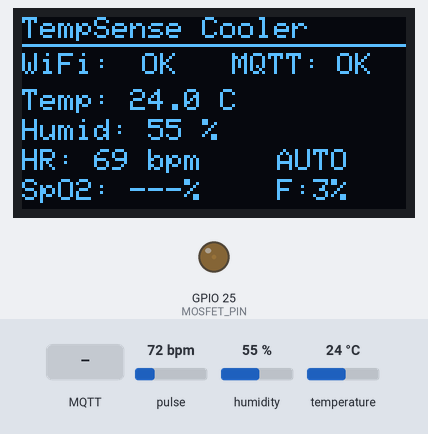
The sketch below on a simulated ESP32. Parts: 128×64 one-colour display, output pins drawn as LEDs (lit = HIGH). Inputs (shaded band) come from the test bench; at power-on: pulse 72 bpm, humidity 55 %, temperature 24 °C. WiFi joins after 1.5 s; servers stay silent unless stated; random numbers use the default seed unless the sketch sets one; no MQTT or app messages arrive unless stated; what the sketch prints to the serial monitor is not drawn.

Above: at 11.55 s.
11.6 s: MQTT message "90" arrives on the first subscribed topic
At 14.3 s:
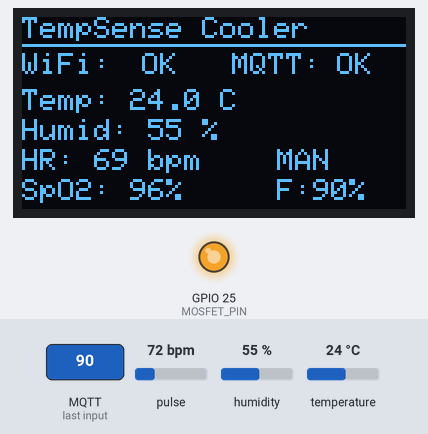
14.6 s: MQTT message "AUTO" arrives on the first subscribed topic
At 14.95 s:
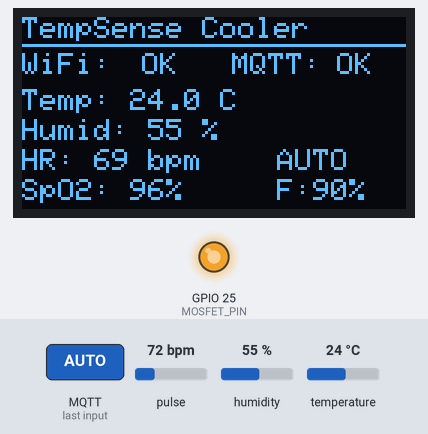
16.6 s: MQTT message "MANUAL" arrives on the first subscribed topic
At 17.5 s:
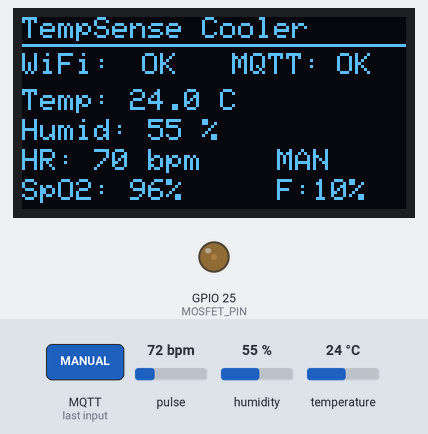
20.3 s: pulse set to 42 bpm
At 22.5 s:
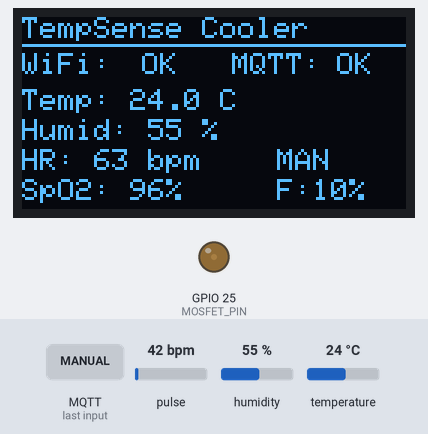
24.3 s: humidity set to 22 %
At 26.8 s:
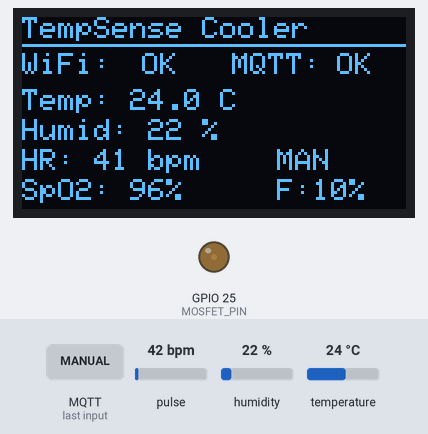
27.1 s: MQTT message "0" arrives on the first subscribed topic
At 28.0 s:
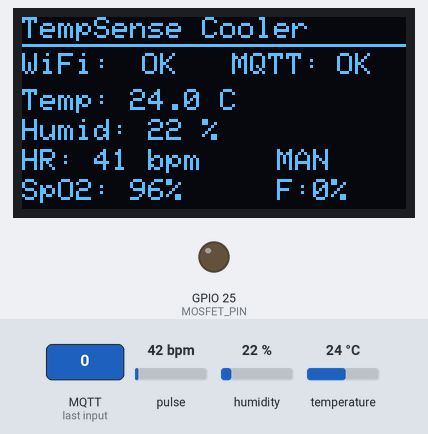
Timing chart, 0 to 29.8 s (numbered marks = the images above; inputs shaded):
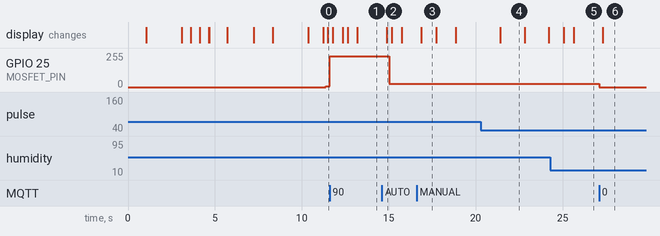

The sketch:

TempSense.ino
```cpp
// ====================
// INCLUDES & DEFINES
// ====================
#include <Arduino.h>
#include <WiFi.h>
#include <PubSubClient.h>
#include "DHT.h"
#include <MAX30105.h>
#include <heartRate.h>
#include <Adafruit_SSD1306.h>
#include <Wire.h>
#include "NeckCoolerML.h"

// WiFi & MQTT Credentials
#define WIFI_SSID "MT20_MIFI_GEN-66"
#define WIFI_PASSWORD "9g8P604?"
#define MQTT_HOST "broker.hivemq.com"
#define MQTT_PORT 1883

// Pin Definitions
#define DHTPIN 4
#define MOSFET_PIN 25
#define I2C_SDA 21
#define I2C_SCL 22

// Sensor & Display Objects
#define DHTTYPE DHT22
DHT dht(DHTPIN, DHTTYPE);
MAX30105 particleSensor;
Adafruit_SSD1306 display(128, 64, &Wire, -1);

// MQTT Client
WiFiClient espClient;
PubSubClient mqttClient(espClient);

// MQTT Topics
const char* TOPIC_TEMP = "neckcooler/sensors/temperature";
const char* TOPIC_HUMID = "neckcooler/sensors/humidity";
const char* TOPIC_HEARTRATE = "neckcooler/sensors/heartrate";
const char* TOPIC_SPO2 = "neckcooler/sensors/spo2";
const char* TOPIC_FAN_SPEED = "neckcooler/sensors/fan_speed";
const char* TOPIC_CONTROL = "neckcooler/control/fan_speed";
const char* TOPIC_ML_STATUS = "neckcooler/ml/status";

// TinyML Model
TinyML::NeckCoolerML mlModel;

// Global Variables
float temperature = 0.0;
float humidity = 0.0;
int heartRate = 0;
int spo2 = 0;
int fanSpeed = 0;
bool autoMode = true;
unsigned long lastSensorUpdate = 0;
const long sensorInterval = 500;  // OPTIMIZED: Reduced to 500ms for faster sensor updates
unsigned long lastDisplayUpdate = 0;
const long displayInterval = 250;  // OPTIMIZED: Update display every 250ms
bool max30102Connected = false;

// Heart rate detection
const byte RATE_SIZE = 4;
byte rates[RATE_SIZE];
byte rateSpot = 0;
long lastBeat = 0;
float beatsPerMinute = 0;
int beatAvg = 0;

// Fast sampling for heart rate
unsigned long lastHeartRateSample = 0;
const long heartRateSampleInterval = 20;

// SpO2 calculation variables
#define SPO2_BUFFER_SIZE 50
uint32_t irBuffer[SPO2_BUFFER_SIZE];
uint32_t redBuffer[SPO2_BUFFER_SIZE];
int bufferIndex = 0;
bool bufferFilled = false;
unsigned long lastSpO2Calc = 0;

// Buffer for MQTT messages
char msgBuffer[50];

// OPTIMIZED: Fan control immediate response
int targetFanSpeed = 0;
unsigned long lastFanUpdate = 0;
const long fanUpdateInterval = 50;  // Update fan every 50ms for smooth transitions

// TempSense Logo (32x32 bitmap)
const unsigned char tempSenseLogo [] PROGMEM = {
  0x00, 0x00, 0x00, 0x00, 0x00, 0x7f, 0xfe, 0x00, 0x01, 0xff, 0xff, 0x80, 0x03, 0xe0, 0x07, 0xc0,
  0x07, 0x80, 0x01, 0xe0, 0x0f, 0x00, 0x00, 0xf0, 0x0e, 0x07, 0xe0, 0x70, 0x1c, 0x0f, 0xf0, 0x38,
  0x1c, 0x1c, 0x38, 0x38, 0x38, 0x18, 0x1c, 0x1c, 0x38, 0x18, 0x1c, 0x1c, 0x38, 0x18, 0x1c, 0x1c,
  0x38, 0x1c, 0x38, 0x1c, 0x38, 0x1c, 0x38, 0x1c, 0x38, 0x1c, 0x38, 0x1c, 0x38, 0x1c, 0x38, 0x1c,
  0x1c, 0x0e, 0x70, 0x38, 0x1c, 0x0f, 0xe0, 0x38, 0x0e, 0x07, 0xc0, 0x70, 0x0f, 0x00, 0x00, 0xf0,
  0x07, 0x80, 0x01, 0xe0, 0x03, 0xe0, 0x07, 0xc0, 0x01, 0xff, 0xff, 0x80, 0x00, 0x7f, 0xfe, 0x00,
  0x00, 0x00, 0x00, 0x00
};

// ====================
// DISPLAY LOGO
// ====================
void showLogo() {
  display.clearDisplay();
  int logoX = (128 - 32) / 2;
  int logoY = 8;
  display.drawBitmap(logoX, logoY, tempSenseLogo, 32, 32, SSD1306_WHITE);
  display.setTextSize(2);
  display.setTextColor(SSD1306_WHITE);
  display.setCursor(10, 45);
  display.println("TempSense");
  display.display();
  delay(2000);

  for (int i = 0; i < 3; i++) {
    display.clearDisplay();
    display.drawBitmap(logoX, logoY, tempSenseLogo, 32, 32, SSD1306_WHITE);
    display.setTextSize(1);
    display.setCursor(30, 50);
    display.print("Loading");
    for (int j = 0; j <= i; j++) {
      display.print(".");
    }
    display.display();
    delay(500);
  }
}

// ====================
// WiFi CONNECTION
// ====================
void connectToWiFi() {
  Serial.print("Connecting to WiFi");
  WiFi.begin(WIFI_SSID, WIFI_PASSWORD);

  display.clearDisplay();
  display.setTextSize(1);
  display.setCursor(0, 0);
  display.println("Connecting WiFi...");
  display.display();

  int attempts = 0;
  while (WiFi.status() != WL_CONNECTED && attempts < 20) {
    delay(500);
    Serial.print(".");
    attempts++;
  }

  if (WiFi.status() == WL_CONNECTED) {
    Serial.println("\nWiFi connected!");
    Serial.print("IP: ");
    Serial.println(WiFi.localIP());
    display.println("WiFi: Connected");
    display.display();
    delay(1000);
  } else {
    Serial.println("\nWiFi connection failed!");
    display.println("WiFi: Failed");
    display.display();
    delay(1000);
  }
}

// ====================
// MQTT CALLBACK - OPTIMIZED FOR INSTANT RESPONSE
// ====================
void mqttCallback(char* topic, byte* payload, unsigned int length) {
  char message[length + 1];
  for (unsigned int i = 0; i < length; i++) {
    message[i] = (char)payload[i];
  }
  message[length] = '\0';

  Serial.print("MQTT [");
  Serial.print(topic);
  Serial.print("]: ");
  Serial.println(message);

  if (strcmp(topic, TOPIC_CONTROL) == 0) {
    if (strcmp(message, "AUTO") == 0) {
      autoMode = true;
      Serial.println("Switched to AUTO mode");
      // OPTIMIZED: Immediate feedback
      publishFanSpeed();
    } else if (strcmp(message, "MANUAL") == 0) {
      autoMode = false;
      Serial.println("Switched to MANUAL mode");
      // OPTIMIZED: Immediate feedback
      publishFanSpeed();
    } else {
      int newSpeed = atoi(message);
      if (newSpeed >= 0 && newSpeed <= 100) {
        targetFanSpeed = newSpeed;
        fanSpeed = newSpeed;
        autoMode = false;

        // OPTIMIZED: Apply fan speed IMMEDIATELY
        int pwmValue = map(fanSpeed, 0, 100, 0, 255);
        analogWrite(MOSFET_PIN, pwmValue);

        Serial.printf("⚡ INSTANT: Manual speed set to: %d%%\n", fanSpeed);

        // OPTIMIZED: Send immediate confirmation back to app
        publishFanSpeed();
      }
    }
  }
}

// ====================
// MQTT CONNECTION
// ====================
void connectToMqtt() {
  int retries = 0;
  while (!mqttClient.connected() && retries < 3) {
    Serial.print("Connecting to MQTT...");

    String clientId = "NeckCooler-";
    clientId += String(random(0xffff), HEX);

    if (mqttClient.connect(clientId.c_str())) {
      Serial.println("Connected!");
      mqttClient.subscribe(TOPIC_CONTROL);
      mqttClient.publish("neckcooler/status", "connected");
      return;
    } else {
      Serial.print("Failed, rc=");
      Serial.println(mqttClient.state());
      retries++;
      delay(2000);
    }
  }
}

// OPTIMIZED: Separate function for immediate fan speed feedback
void publishFanSpeed() {
  if (mqttClient.connected()) {
    snprintf(msgBuffer, sizeof(msgBuffer), "%d", fanSpeed);
    mqttClient.publish(TOPIC_FAN_SPEED, msgBuffer, false);  // No retain for instant updates
  }
}

// ====================
// PUBLISH SENSOR DATA
// ====================
void publishSensorData() {
  if (!mqttClient.connected()) {
    return;
  }

  snprintf(msgBuffer, sizeof(msgBuffer), "%.1f", temperature);
  mqttClient.publish(TOPIC_TEMP, msgBuffer);

  snprintf(msgBuffer, sizeof(msgBuffer), "%.1f", humidity);
  mqttClient.publish(TOPIC_HUMID, msgBuffer);

  snprintf(msgBuffer, sizeof(msgBuffer), "%d", heartRate);
  mqttClient.publish(TOPIC_HEARTRATE, msgBuffer);

  snprintf(msgBuffer, sizeof(msgBuffer), "%d", spo2);
  mqttClient.publish(TOPIC_SPO2, msgBuffer);

  publishFanSpeed();

  float confidence = max30102Connected ? 0.85 : 0.50;
  snprintf(msgBuffer, sizeof(msgBuffer), "%.2f", confidence);
  mqttClient.publish(TOPIC_ML_STATUS, msgBuffer);
}

// ====================
// SENSOR READING
// ====================
void readDHT22() {
  float t = dht.readTemperature();
  float h = dht.readHumidity();

  if (!isnan(t) && t > -40 && t < 80) {
    temperature = t;
  }
  if (!isnan(h) && h > 0 && h < 100) {
    humidity = h;
  }
}

void calculateSpO2() {
  if (!bufferFilled) return;

  uint32_t irMax = 0, irMin = 0xFFFFFFFF;
  uint32_t redMax = 0, redMin = 0xFFFFFFFF;

  for (int i = 0; i < SPO2_BUFFER_SIZE; i++) {
    if (irBuffer[i] > irMax) irMax = irBuffer[i];
    if (irBuffer[i] < irMin) irMin = irBuffer[i];
    if (redBuffer[i] > redMax) redMax = redBuffer[i];
    if (redBuffer[i] < redMin) redMin = redBuffer[i];
  }

  float irAC = irMax - irMin;
  float irDC = (irMax + irMin) / 2.0;
  float redAC = redMax - redMin;
  float redDC = (redMax + redMin) / 2.0;

  if (irAC < 100 || irDC < 100 || redDC < 100) {
    return;
  }

  float R = (redAC / redDC) / (irAC / irDC);

  if (R >= 0.4 && R <= 2.0) {
    float calculatedSpO2 = 110.0 - 25.0 * R;
    spo2 = constrain((int)calculatedSpO2, 85, 100);
  }
}

void sampleHeartRate() {
  if (!max30102Connected) {
    return;
  }

  long irValue = particleSensor.getIR();
  long redValue = particleSensor.getRed();

  if (irValue < 10000) {
    heartRate = 0;
    beatsPerMinute = 0;
    for (byte x = 0; x < RATE_SIZE; x++) {
      rates[x] = 0;
    }
    rateSpot = 0;
    return;
  }

  irBuffer[bufferIndex] = irValue;
  redBuffer[bufferIndex] = redValue;
  bufferIndex++;

  if (bufferIndex >= SPO2_BUFFER_SIZE) {
    bufferIndex = 0;
    bufferFilled = true;
  }

  if (checkForBeat(irValue) == true) {
    long delta = millis() - lastBeat;
    lastBeat = millis();

    beatsPerMinute = 60.0 / (delta / 1000.0);

    if (beatsPerMinute > 30 && beatsPerMinute < 220) {
      rates[rateSpot++] = (byte)beatsPerMinute;
      rateSpot %= RATE_SIZE;

      int sum = 0;
      int validCount = 0;
      for (byte x = 0; x < RATE_SIZE; x++) {
        if (rates[x] > 0) {
          sum += rates[x];
          validCount++;
        }
      }

      if (validCount > 0) {
        beatAvg = sum / validCount;
        heartRate = beatAvg;
      }
    }
  }
}

void readMAX30102() {
  if (!max30102Connected) {
    heartRate = 0;
    spo2 = 0;
    return;
  }

  long irValue = particleSensor.getIR();

  if (irValue < 10000) {
    return;
  }

  if (bufferFilled && (millis() - lastSpO2Calc > 1000)) {
    calculateSpO2();
    lastSpO2Calc = millis();
  }
}

// ====================
// FAN CONTROL - OPTIMIZED
// ====================
void controlFan() {
  if (autoMode) {
    targetFanSpeed = mlModel.predict(temperature, humidity, heartRate, spo2);
  }

  targetFanSpeed = constrain(targetFanSpeed, 0, 100);
  fanSpeed = targetFanSpeed;

  // OPTIMIZED: Apply PWM immediately
  int pwmValue = map(fanSpeed, 0, 100, 0, 255);
  analogWrite(MOSFET_PIN, pwmValue);
}

// ====================
// OLED DISPLAY - OPTIMIZED
// ====================
void updateDisplay() {
  display.clearDisplay();
  display.setTextSize(1);
  display.setTextColor(SSD1306_WHITE);

  display.setCursor(0, 0);
  display.print("TempSense Cooler");
  display.drawLine(0, 9, 128, 9, SSD1306_WHITE);

  display.setCursor(0, 12);
  display.print("WiFi:");
  display.setCursor(40, 12);
  display.print(WiFi.status() == WL_CONNECTED ? "OK" : "X");

  display.setCursor(70, 12);
  display.print("MQTT:");
  display.setCursor(105, 12);
  display.print(mqttClient.connected() ? "OK" : "X");

  display.setCursor(0, 24);
  display.printf("Temp: %.1f C", temperature);

  display.setCursor(0, 34);
  display.printf("Humid: %.0f %%", humidity);

  display.setCursor(0, 44);
  if (max30102Connected && heartRate > 0) {
    display.printf("HR: %d bpm", heartRate);
  } else {
    display.print("HR: --- bpm");
  }

  display.setCursor(0, 54);
  if (max30102Connected && spo2 > 0) {
    display.printf("SpO2: %d%%  ", spo2);
  } else {
    display.print("SpO2: ---%  ");
  }

  display.setCursor(85, 54);
  display.printf("F:%d%%", fanSpeed);

  display.setCursor(85, 44);
  display.print(autoMode ? "AUTO" : "MAN ");

  display.display();
}

// ====================
// SETUP
// ====================
void setup() {
  Serial.begin(115200);
  delay(1000);

  Serial.println("\n=== TempSense AI Neck Cooler ===");

  Wire.begin(I2C_SDA, I2C_SCL);
  Wire.setClock(400000);
  Serial.println("I2C initialized at 400kHz");

  if (!display.begin(SSD1306_SWITCHCAPVCC, 0x3C)) {
    Serial.println("OLED initialization failed!");
  } else {
    Serial.println("OLED initialized");
    showLogo();
  }

  dht.begin();
  Serial.println("DHT22 initialized");

  display.clearDisplay();
  display.setTextSize(1);
  display.setCursor(0, 0);
  display.println("Initializing...");
  display.display();

  Serial.println("Initializing MAX30102...");
  if (particleSensor.begin(Wire, I2C_SPEED_FAST)) {
    Serial.println("MAX30102 found!");

    byte ledBrightness = 0x7F;
    byte sampleAverage = 2;
    byte ledMode = 2;
    byte sampleRate = 200;
    int pulseWidth = 411;
    int adcRange = 16384;

    particleSensor.setup(ledBrightness, sampleAverage, ledMode, sampleRate, pulseWidth, adcRange);
    particleSensor.setPulseAmplitudeRed(0x0A);
    particleSensor.setPulseAmplitudeIR(0x7F);
    particleSensor.setPulseAmplitudeGreen(0);

    max30102Connected = true;
    Serial.println("✓ MAX30102 configured");

    display.println("MAX30102: OK");
    display.display();
  } else {
    Serial.println("MAX30102 not found!");
    max30102Connected = false;
    display.println("MAX30102: FAILED");
    display.display();
  }

  delay(1000);

  pinMode(MOSFET_PIN, OUTPUT);
  analogWrite(MOSFET_PIN, 0);
  Serial.println("Fan controller initialized");

  connectToWiFi();

  // OPTIMIZED: Configure MQTT for low latency
  mqttClient.setServer(MQTT_HOST, MQTT_PORT);
  mqttClient.setCallback(mqttCallback);
  mqttClient.setKeepAlive(15);  // Reduced for faster reconnection
  mqttClient.setBufferSize(256);  // Smaller buffer for faster processing

  connectToMqtt();

  for (byte x = 0; x < RATE_SIZE; x++) {
    rates[x] = 0;
  }

  bufferIndex = 0;
  bufferFilled = false;

  Serial.println("\n✓✓✓ Setup complete! ✓✓✓");
  Serial.println("========================\n");

  display.clearDisplay();
  display.setTextSize(1);
  display.setCursor(0, 0);
  display.println("System Ready!");
  display.display();
  delay(2000);
}

// ====================
// MAIN LOOP - OPTIMIZED FOR RESPONSIVENESS
// ====================
void loop() {
  // PRIORITY 1: MQTT processing for instant commands
  if (!mqttClient.connected()) {
    connectToMqtt();
  }
  mqttClient.loop();  // Process immediately

  // PRIORITY 2: Fast heart rate sampling (every 20ms)
  if (millis() - lastHeartRateSample >= heartRateSampleInterval) {
    sampleHeartRate();
    lastHeartRateSample = millis();
  }

  // PRIORITY 3: Regular sensor updates (every 500ms - FASTER)
  if (millis() - lastSensorUpdate >= sensorInterval) {
    readDHT22();
    readMAX30102();
    controlFan();
    publishSensorData();

    Serial.printf("📊 T:%.1f°C | H:%.1f%% | HR:%d | SpO2:%d%% | Fan:%d%% | %s\n",
                  temperature, humidity, heartRate, spo2, fanSpeed,
                  autoMode ? "AUTO" : "MANUAL");

    lastSensorUpdate = millis();
  }

  // PRIORITY 4: Display updates (every 250ms - FASTER)
  if (millis() - lastDisplayUpdate >= displayInterval) {
    updateDisplay();
    lastDisplayUpdate = millis();
  }

  // PRIORITY 5: WiFi maintenance
  if (WiFi.status() != WL_CONNECTED) {
    connectToWiFi();
  }

  delay(5);  // Minimal delay for stability
}
```

NeckCoolerML.h
```cpp
#ifndef NECKCOOLER_ML_H
#define NECKCOOLER_ML_H

namespace TinyML {

class NeckCoolerML {
public:
    float predict(float temperature, float humidity, float heart_rate, float spo2) const {
        float x[4];

        // Min-max scaling to [-1, 1]
        x[0] = (temperature - 20.0f) / (40.0f - 20.0f) * 2.0f - 1.0f;
        x[1] = (humidity - 30.0f) / (80.0f - 30.0f) * 2.0f - 1.0f;
        x[2] = (heart_rate - 60.0f) / (120.0f - 60.0f) * 2.0f - 1.0f;
        x[3] = (spo2 - 94.0f) / (100.0f - 94.0f) * 2.0f - 1.0f;

        float y = 57.130457f;
        float coef[4] = {74.401611f, 1.042139f, 3.152689f, 0.207605f};

        for (int i = 0; i < 4; i++) {
            y += coef[i] * x[i];
        }

        if (y < 0) y = 0;
        if (y > 100) y = 100;
        return y;
    }
};

} // namespace TinyML

#endif
```

Measured:
- after the input at 14.6 s, GPIO 25 (MOSFET_PIN): 229/255 → 25/255 after 0.42 s
- after the input at 20.3 s, the display: changes after 1.1 s (image 4)
- after the input at 27.1 s, GPIO 25 (MOSFET_PIN): 25/255 → 0/255 at once; the display: changes after 0.23 s (image 6)
- what the display in image 3 shows lasts 0.8 s, from 16.9 s to 17.7 s
- what the display in image 4 shows lasts 1.4 s, from 21.4 s to 22.8 s
